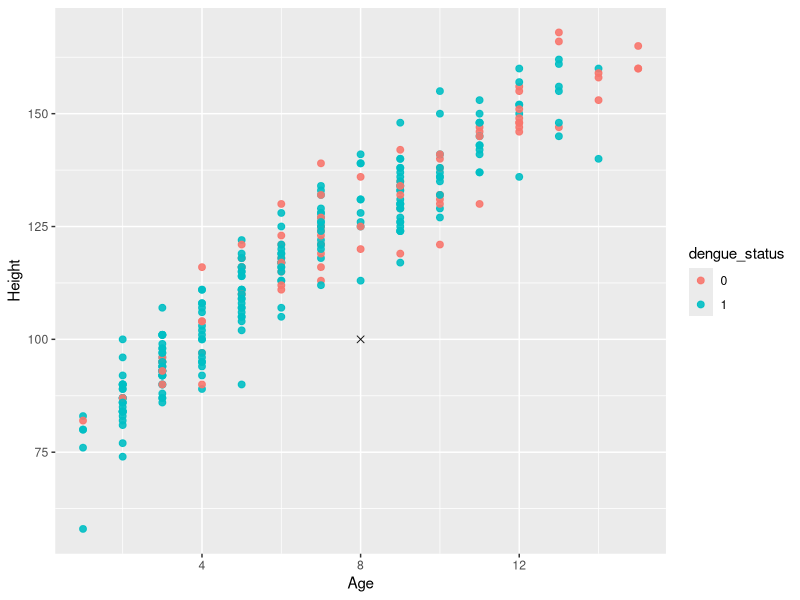
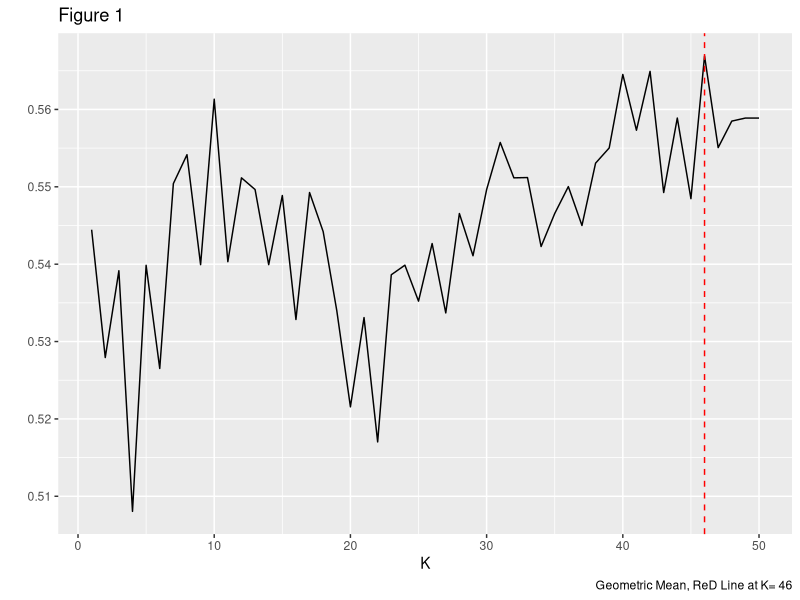
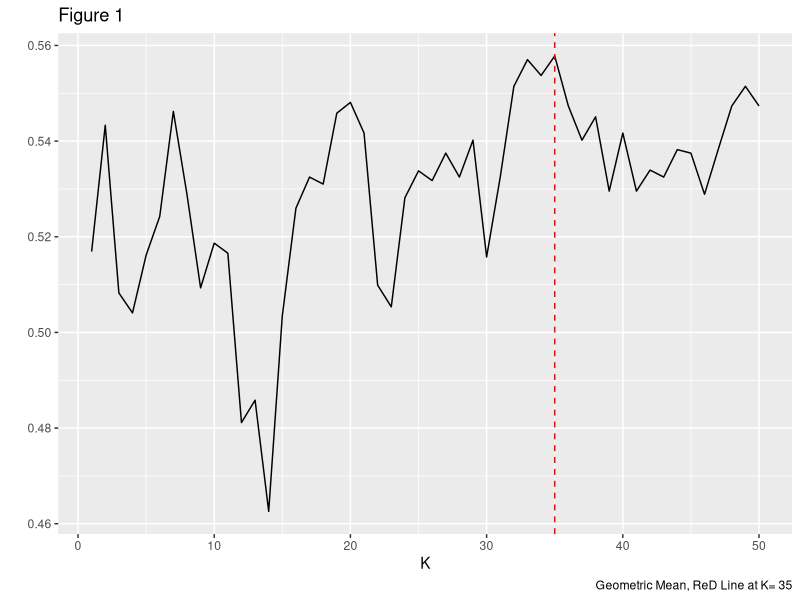
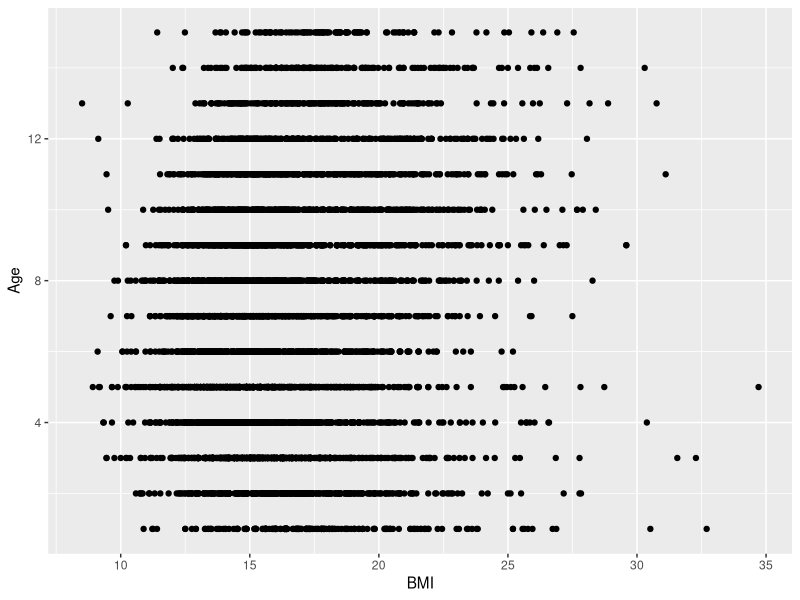
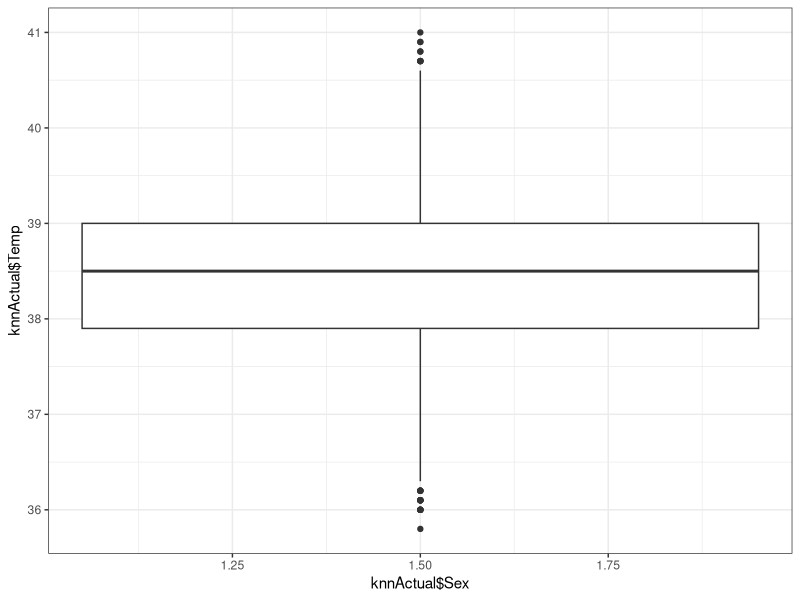
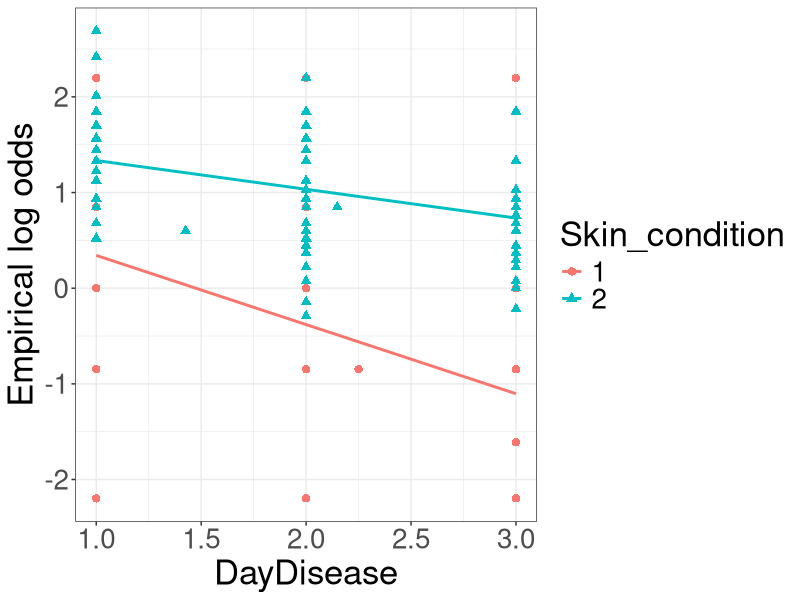
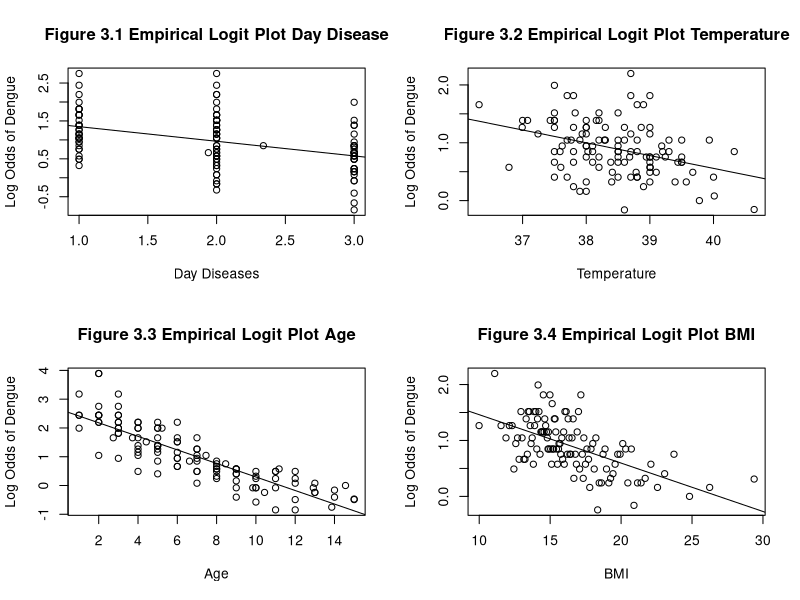

These charts were generated, in order, by the following R code:
## ---- chunk 1
#Load all required packages
library(ggplot2)
library(broom)
library(gridExtra)
library(dplyr)
library(class)
library(tidyverse)
library(gridExtra)
## ---- chunk 2
knitr::opts_chunk$set(echo = TRUE)
## ---- chunk 3
#Load dengue data
dengue<-read.csv("dengueData.csv")
## ---- chunk 4
#Checking if NA exists in data set
sum(is.na(dengue))
## ---- chunk 5
#Take a look on data type and what the data looks like
glimpse(dengue)
## ---- chunk 6
#Create a data set for demo
knnDemo<-data.frame("dengue_status"= dengue$Y,"Age"= dengue$Age, "Height"= dengue$Height)
## ---- chunk 7
numb<-nrow(knnDemo)
#Set a seed for sampling
set.seed(363663)
#Subset a small portion of the full data set for demonstration purpose 
DemoSubsetRow<-sample(1:numb,numb*0.05,replace = FALSE)
SetForDemo<-knnDemo[DemoSubsetRow,]  
## ---- chunk 8
example_data<-data.frame("Age"= rep(NA,1),"Height"=rep(NA,1))
example_data$Age[1]<-8
example_data$Height[1]<-100

SetForDemo<-SetForDemo%>%
  mutate(dengue_status=as.character(dengue_status))
#demoTest<-example_data%>%
 # mutate(dengue_status_test=as.character(dengue_status))
ggplot()+
  geom_point(data = SetForDemo,aes(x=Age,y=Height,col=dengue_status),size=2,alpha=0.9,shape=19)+
  geom_point(data =example_data,aes(x=Age,y=Height),size=2,alpha=0.9,shape=4)
  
  
## ---- chunk 9
knnActual<-dengue
knnActual<-knnActual%>%
  mutate(Flush=as.character(Flush),
        Hepatomegaly=as.character(Hepatomegaly),
        Rash=as.character(Rash))

## ---- chunk 10
q<-nrow(dengue)
#Set a seed for sampling
set.seed(363663)
manually_select<-sample(1:q,q*0.8,replace = "FALSE")
manual_train<-dengue[manually_select,]
manual_test<-dengue[-manually_select,]
storage8020<-data.frame("Predictions" = rep(NA,1146))
#Find rows with positive and negative result
    true1_split<-which(manual_test$Y == 1)
    true0_split<-which(manual_test$Y == 0)
    
#Compute the amount of rows corresponding to each result
    ntrue1_split<-length(true1_split)
    ntrue0_split<-length(true0_split)
    
storage_split<-data.frame("K"= rep(NA,50),"GeoMean"= rep(NA,50))

for(t in 1:50){
  storage_split$K[t]<-t
  k_preds_split<-knn(manual_train[,c(2,3,8,9)],manual_test[,c(2,3,8,9)],k=t,cl=manual_train$Y)
  storage8020$Predictions<-as.numeric(as.character(k_preds_split))
  
  
  
  sensitivity_split<-sum(k_preds_split[true1_split] == 1)/ntrue1_split
  
  specificity_split<-sum(k_preds_split[true0_split] == 0)/ntrue0_split
  storage_split$GeoMean[t]<-sqrt(sensitivity_split*specificity_split)
}
knitr::kable(table(storage8020$Predictions, manual_test$Y), caption= "Table 1: Confusion Matrix(80% Training & 20% Testing ) ", col = c("Not Dengue", "Dengue"))
## ---- chunk 11
#Create plot to find the best k for KNN 
knnSplit<-ggplot(storage_split,aes(K,GeoMean))+
  geom_line()+
  labs(caption = paste("Geometric Mean, ReD Line at K=", which.max(storage_split$GeoMean)),title = "Figure 1",y = " ")+
  geom_vline(xintercept = which.max(storage_split$GeoMean),lty = 2,col="red")
knnSplit
## ---- chunk 12
n<-nrow(knnActual)
nk<-50
storage<-data.frame("K"=rep(NA,nk),
                    "Sensitivity" = rep(NA,nk),
                    "Specificity" = rep(NA,nk),
                    "GeoMean" = rep(NA,nk))

#Set a seed for sampling and create a pool and set fold for K fold CV
set.seed(363663)
pool<-rep(1:10,573)

fold<-sample(pool,5726,replace = FALSE)

#Outer loop for incrementing k 
for(k in 1:nk){
  storage$K[k]<-k
  
  storage_inner<-data.frame("YHat" = rep(NA,n))
  #Inner loop for 10 fold cv
  for(i in 1:10){
    #Find data in each fold
    infold<-which(fold == i)
    
    #Create training and testing sets
    Train_Dengue<-knnActual[-infold,]
    Test_Dengue<-knnActual[infold,]
    
    #Run Knn
    k_preds<-knn(Train_Dengue[,c(2,3,8,9)],Test_Dengue[,c(2,3,8,9)],k=k,cl=Train_Dengue$Y)
    
    #store results
    storage_inner$YHat[infold]<-as.numeric(as.character(k_preds))
    
    #Find rows with positive and negative result
    true1<-which(Test_Dengue$Y == 1)
    true0<-which(Test_Dengue$Y == 0)
    
    #Compute the amount of rows corresponding to each result
    ntrue1<-length(true1)
    ntrue0<-length(true0)
#Compute sensitivity and specificity, as well as GeoMean for determining the best value for k
sensitivity<-sum(k_preds[true1] == 1)/ntrue1
storage$Sensitivity[k]<-sensitivity
specificity<-sum(k_preds[true0] == 0)/ntrue0
storage$Specificity[k]<-specificity
storage$GeoMean[k]<-sqrt(sensitivity*specificity)
    
  }
  
}

## ---- chunk 13
#Create plot to find the best k for KNN 
knnActualPlot<-ggplot(storage,aes(K,GeoMean))+
  geom_line()+
  labs(caption = paste("Geometric Mean, ReD Line at K=", which.max(storage$GeoMean)),title = "Figure 1",y = " ")+
  geom_vline(xintercept = which.max(storage$GeoMean),lty = 2,col="red")
#Show Plot
knnActualPlot
## ---- chunk 14
#Set a seed for sampling
set.seed(363663)
#create storage for prediction result
storage_inner_trial<-data.frame("pred"=rep(NA,5726))
#run 10 fold knn with best k value = 35
 for(i in 1:10){
   
   #Find data in each fold
    infold<-which(fold == i)
    
    #Creating Training and testing set
    Train_Dengue<-knnActual[-infold,]
    Test_Dengue<-knnActual[infold,]
    #Run knn
    k_preds_best<-knn(Train_Dengue[,c(2,3,8,9)],Test_Dengue[,c(2,3,8,9)],k=35,cl=Train_Dengue$Y)
    #store result
    storage_inner_trial$pred[infold]<-as.numeric(as.character(k_preds))
    
    
 }
#Compute sensitivity and specificity,formating them
sensitivity2<-sum(k_preds[true1] == 1)/ntrue1
knitr::kable(sensitivity)
specificity2<-sum(k_preds[true0] == 0)/ntrue0


#Create confusion Matrix for the prediction with full dengue set

knitr::kable(table(storage_inner_trial$pred, dengue$Y), caption= "Table 2: Confusion Matrix of Predicting Dengue Status (10 Fold CV & KNN with K = 35)  ", col = c("Not Dengue", "Dengue"))  
## ---- chunk 15
#Load functions for log odd plot
logodds_plot <- function(data, num_bins, bin_method,
                         x, y, grouping = NULL, reg_formula = y ~ x){
  
  if(is.null(grouping)){
    dat <- data.frame(x = data[,x], 
                      y = data[,y],
                      group = 1)
  } else {
    dat <- data.frame(x = data[,x], 
                      y = data[,y],
                      group = data[,grouping])
  }
  
  if(bin_method == "equal_size"){
    logodds_table <- dat %>%
      drop_na() %>%
      arrange(group, x) %>%
      group_by(group) %>%
      mutate(obs = y,
             bin = rep(1:num_bins,
                       each=ceiling(n()/num_bins))[1:n()]) %>%
      group_by(bin, group) %>%
      summarize(mean_x = mean(x),
                prop = mean(c(obs, 0.5)),
                num_obs = n()) %>%
      ungroup() %>%
      mutate(logodds = log(prop/(1 - prop)))
  } else {
    logodds_table <- dat %>%
      drop_na() %>%
      group_by(group) %>%
      mutate(obs = y,
             bin = cut(x, 
                       breaks = num_bins,
                       labels = F)) %>%
      group_by(bin, group) %>%
      summarize(mean_x = mean(x),
                prop = mean(c(obs, 0.5)),
                num_obs = n()) %>%
      ungroup() %>%
      mutate(logodds = log(prop/(1 - prop)))
  }
  
  if(is.null(grouping)){
    logodds_table %>%
      ggplot(aes(x = mean_x,
                 y = logodds)) +
      geom_point(size=2.5) +
      geom_smooth(se=F, method="lm", formula = reg_formula) +
      theme_bw() +
      labs(x = x,
           y = "Empirical log odds") +
      theme(text = element_text(size=25))
  } else {
    logodds_table %>%
      ggplot(aes(x = mean_x,
                 y = logodds,
                 color = group,
                 shape = group)) +
      geom_point(size=2.5) +
      geom_smooth(se=F, method="lm", formula = reg_formula) +
      theme_bw() +
      labs(x = x,
           y = "Empirical log odds",
           color = grouping,
           shape = grouping) +
      theme(text = element_text(size=25))
  }
  
}
## ---- chunk 16
#Load function for empirical logit plot
emplogitPlot <- function(x, y, binsize = NULL, ci = FALSE, probit = FALSE,
prob = FALSE, main = NULL, xlab = "", ylab = "", lowess.in = FALSE){
  
  if(class(y) =="character"){
   y <- as.numeric(as.factor(y))-1
   }
  
  if (length(x) != length(y))
    stop("x and y lengths differ")
  if (any(y < 0 | y > 1))
    stop("y not between 0 and 1")
  if (length(x) < 100 & is.null(binsize))
    stop("Less than 100 observations: specify binsize manually")
  
  if (is.null(binsize)) binsize = min(round(length(x)/10), 50)
  
  if (probit){
    link = qnorm
    if (is.null(main)) main = "Empirical probits"
  } else {
    link = function(x) log(x/(1-x))
    if (is.null(main)) main = "Empirical logits"
  }
  
  sort = order(x)
  x = x[sort]
  y = y[sort]
  a = seq(1, length(x), by=binsize)
  b = c(a[-1] - 1, length(x))
  
  prob = xmean = ns = rep(0, length(a)) # ns is for CIs
  for (i in 1:length(a)){
    range = (a[i]):(b[i])
    prob[i] = mean(y[range])
    xmean[i] = mean(x[range])
    ns[i] = b[i] - a[i] + 1 # for CI 
  }
  
  extreme = (prob == 1 | prob == 0)
  prob[prob == 0] = min(prob[!extreme])
  prob[prob == 1] = max(prob[!extreme])
  
  g = link(prob) # logits (or probits if probit == TRUE)
  
  linear.fit = lm(g[!extreme] ~ xmean[!extreme])
  b0 = linear.fit$coef[1]
  b1 = linear.fit$coef[2]
  
  loess.fit = loess(g[!extreme] ~ xmean[!extreme])
  
  plot(xmean, g, main=main, xlab=xlab, ylab=ylab)
  abline(b0,b1)
  if(lowess.in ==TRUE){
  lines(loess.fit$x, loess.fit$fitted, lwd=2, lty=2)
  }
}
## ---- chunk 17
ForEDA<-dengue

## ---- chunk 18
AgeBMIDengue<-ggplot(data = dengue,aes(x=BMI,y=Age))+
  geom_point()
AgeBMIDengue
## ---- chunk 19
ForEDA<-dengue
ForEDA$Sex=as.character(ForEDA$Sex)
BoxDengue<-ggplot(data=dengue,aes(x=knnActual$Sex,y=knnActual$Temp,fill=Temp))+
  theme_bw()+
  geom_boxplot()
BoxDengue
## ---- chunk 20
dengue%>%
  mutate(DayDisease=dengue$DayDisease,
         Skin_condition=as.factor(dengue$Skin))%>%
  logodds_plot(100, "equal_size", x = "DayDisease", y = "Y",reg_formula = y ~ x, grouping = "Skin_condition")

## ---- chunk 21
#Create a data set dedicated for checking condition and EDA
dengueForCheck<-dengue
## ---- chunk 22
#Display 4 graphs together
op<-par(mfrow=c(2,2))

#Checking linear relationship between log odds that Y=1 and four numeric Xi
logit_DayDisease<-emplogitPlot(x=dengueForCheck$DayDisease,y=dengueForCheck$Y,xlab = "Day Diseases",ylab = "Log Odds of Dengue",main = "Figure 3.1 Empirical Logit Plot Day Disease")

logit_Temp<-emplogitPlot(x=dengueForCheck$Temp,y=dengueForCheck$Y,xlab = "Temperature",ylab = "Log Odds of Dengue",main = "Figure 3.2 Empirical Logit Plot Temperature")

logit_Age<-emplogitPlot(x=dengueForCheck$Age,y=dengueForCheck$Y,xlab = "Age",ylab = "Log Odds of Dengue",main = "Figure 3.3 Empirical Logit Plot Age")

logit_BMI<-emplogitPlot(x=dengueForCheck$BMI,y=dengueForCheck$Y,xlab = "BMI",ylab = "Log Odds of Dengue",main = "Figure 3.4 Empirical Logit Plot BMI")

## ---- chunk 23
#Checking correlations between variable to determine multicolinearity
correlation<-cor(dengueForCheck[,c(2,8:11)])
correlation_tr<-round(correlation,3)
knitr::kable(correlation_tr)
## ---- chunk 24
#Set seed for sampling
set.seed(363663)
n<-nrow(knnActual)
storage_logistic<-data.frame("Predicted" = rep(NA,5726))

#Creating pools and set fold for K fold CV
logisticpool<-rep(1:10,573)

#Sampling for the pool, assign rows with fold number 
logisticfold<-sample(logisticpool,5726,replace = FALSE)

#Subset a data set for training logistic model
logisticTotal<-knnActual[,c(1,2,4,8,9,11,12,13,14,15)]

#Create for loop to train the model 
for(i in 1:10){
  inlogistic<-which(logisticfold==i)
  logisticTrain<-logisticTotal[-inlogistic,]
  logisticTest<-logisticTotal[inlogistic,]
  
  modelTrained<-glm(data=logisticTrain,family = binomial,Y~Sex+Vomiting+Temp+Age*Weight+BMI+Rash+Hepatomegaly)
  probabilities<-predict(modelTrained,newdata=logisticTest)
  predicted.Y<-ifelse(probabilities>0.5,"1","0")
  storage_logistic$Predicted[inlogistic]<-as.numeric(as.character(predicted.Y))
  
}
## ---- chunk 25
knitr::kable(table(storage_logistic$Predicted, knnActual$Y), caption= "Table 3: Confusion Matrix of Predicting Dengue Status (Logistic Regerssion & 10 Fold cv)  ", col = c("Not Dengue", "Dengue"))  
